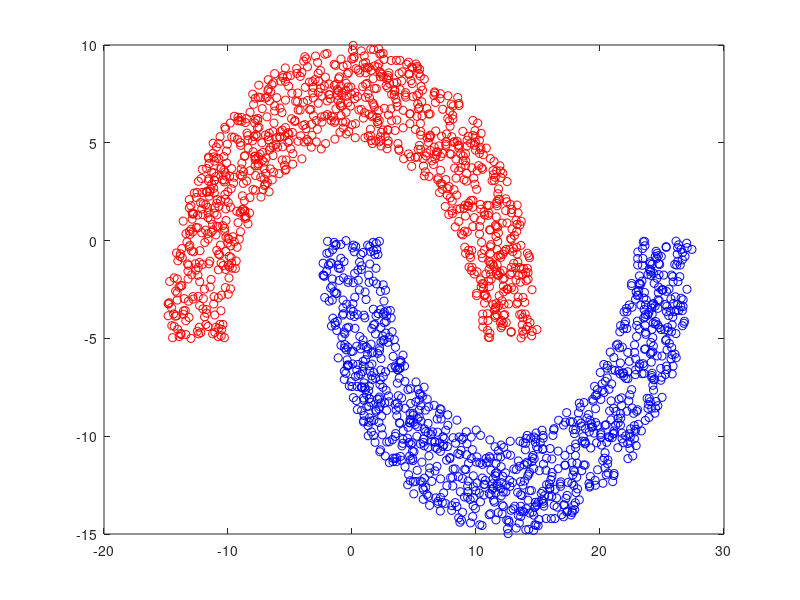

MATLAB code to generate this figure: (Note: this script raises an error after producing the figure.)
tic;
clear;
n = 1000;
sep=-5;
r1 = 10; r2 =15;
r = sqrt(r1^2+(r2^2-r1^2)*rand(1,n));
t = 2*pi*rand(1,n);
x = r.*cos(t);
y = abs(r.*sin(t))+sep;
figure(1)
plot(x,y,'r o')
hold on

x1 = r.*cos(t)+12.5;
y1 = -abs(r.*sin(t));
plot(x1,y1,'b o')
traindata3=cat(1,x.',x1.');
traindata2=cat(1,y.',y1.');
traindata=cat(2,traindata3,traindata2);
traindata1=[];
traindata1(:,1)=repmat(1,2000,1);
traindata1(:,2)=traindata(:,1);
traindata1(:,3)=traindata(:,2);

A=repmat(1,1000,1);
B=repmat(-1,1000,1);
trainlabel1=cat(1,A,B);
% Pocket train
syms x

flag=0;
flag1=1;
flag2=0;
w=[0 0 0];
w1=[];
q=zeros;
p=zeros;
h=zeros;
r=zeros;
w2=[];
errorset=[];
errorlabel=zeros;
n=10000;
for j=1:n
    h(j)=j;
    flag1=0;
    flag=0;
    for j1=1:2000 %hang
        if sign(sum(traindata1(j1,:).*w))==trainlabel1(j1)
            flag=flag+1;
        else           
            flag1=flag1+1;
            errorset(flag1,:)=traindata1(j1,:);
            errorlabel(flag1)=trainlabel1(j1);
        end
    end
    q(j)=flag;
    p(j)=flag1;
    if j==1
        w1=w;
    else
        if q(j)>q(j-1)
            w1=w;
        end
    end
    if flag~=2000
        r=unidrnd(flag1);
        w=w+errorset(r,:)*errorlabel(r);
        w2(j,:)=w; 
        continue;
    end
end
syms x1 x2
Xs=[1 x1 x2];
f=sum(w1.*Xs); 
fimplicit(f,'m')
hold on
% Ein

Ein1=p./2000;
for i=1:n
    if i~=n
        if Ein1(i+1)<Ein1(i)
            Ein1(i+1)=Ein1(i+1);
        else
            Ein1(i+1)=Ein1(i);
        end
    else
        if Ein1(i)<Ein1(i-1)
            Ein1(i)=Ein1(i);
            break;
        else
            Ein1(i)=Ein1(i-1);
            break;
        end
    end
end
axis equal
figure(2)
for hh=1:1000
    Ein2(hh)=Ein1(hh);
end
hhh=linspace(1,1000,1000);
plot(hhh,Ein2)
xlabel('iteration')
ylabel('Ein')
% [a b c d e]=regress(ones(length(traindata2),1),traindata2);
% syms t
% y=a*t;
% fplot(y) %linear regress

    
    







toc;